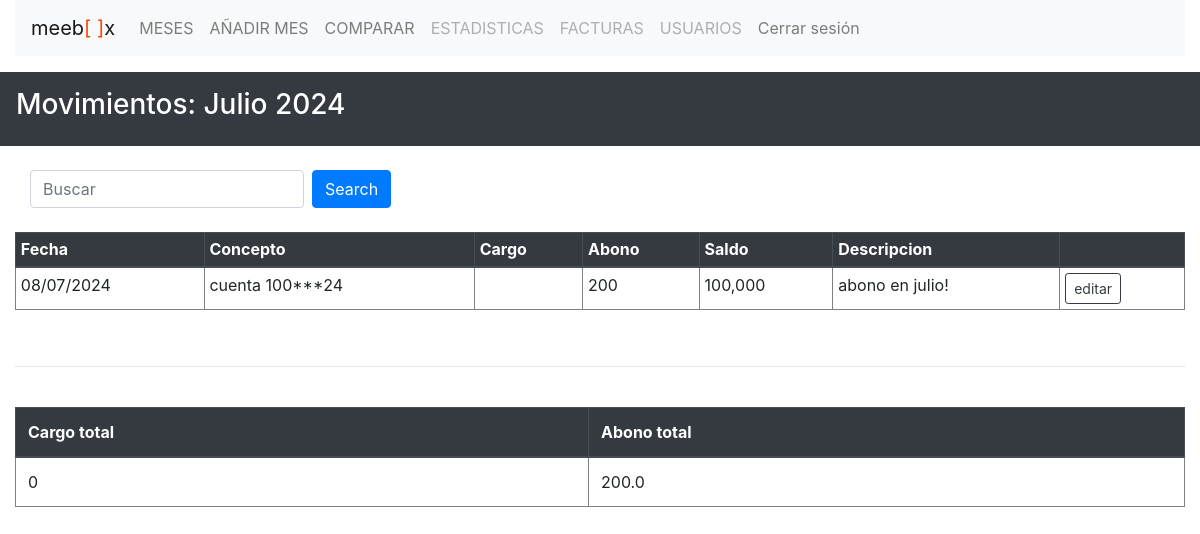
Page /other/2/ (signed in) on the committed database.
### base/models.py (models this page shows, shortened)
class Month(models.Model):
    creator = models.ForeignKey(User, on_delete=models.SET("deleted user"), null=True)
    name = models.CharField(max_length=30)
    created = models.DateTimeField(auto_now_add=True)
    description = models.TextField(null=True,blank=True)
    class Meta:
        ordering = ['-created']

class Entry(models.Model):
    creator = models.ForeignKey(User, on_delete=models.SET("deleted user"), null= True)
    month = models.ForeignKey(Month, on_delete=models.CASCADE, null= True)
    date = models.CharField(max_length=10)
    concepto = models.TextField(null=True, blank=True)
    cargo = models.CharField(max_length=100,null= True,blank= True)
    abono = models.CharField(max_length=100,null= True,blank= True)
    saldo = models.CharField(max_length=100,null= True,blank= True)
    description = models.TextField(null=True, blank=True)
    updated = models.DateTimeField(auto_now=True)
    created = models.DateTimeField(auto_now_add=True)

### base/views.py (the view)
# urls.py: path('other/<str:month_id>/',views.other, name='other'),
@login_required
def other(request, month_id):
    month = Month.objects.get(pk=month_id)
    query = request.GET.get('q') if request.GET.get('q') != None else ''
    if query:
        entries = Entry.objects.filter(Q(concepto__icontains=query) | Q(description__icontains=query))
    else:
        entries = Entry.objects.all()
    entries = entries.filter(month=month)
    cargo_total = 0
    abono_total = 0
    for entry in entries:
        if entry.cargo:
            cargo_total += (float(entry.cargo.replace(",", "")))
        if entry.abono:
            abono_total += (float(entry.abono.replace(",", "")))
    request.session['month_id'] = month.id
    return render(request, 'other.html', {'month': month, 'entries': entries, 'month_id': month_id,'abono_total':round(abono_total,2),'cargo_total':round(cargo_total,2)})

### templates/other.html (shortened to what this page needs)
{% extends 'main_template.html' %}
{% block content %}
<div class="container-fluid p-3 my-3 bg-dark text-white"><h3>Movimientos: {{ month.name }}</h3></div>
<div class="container-fluid">
    <div class="container-fluid mt-4">
        <form method="get" action="{% url 'other' month_id  %}" class="form-inline">
            <input type="text" name="q" value="{{ query|default_if_none:'' }}" placeholder="Buscar" class ="form-control mr-sm-2">
            <button type="submit" class="btn btn-primary">Search</button>
        </form>
    </div>
    <br>
        <table border="1" class="table table-hover table-sm">
            <thead class="thead-dark">
                <th>Fecha</th>
                <th>Concepto</th>
                <th>Cargo</th>
                <th>Abono</th>
                <th>Saldo</th>
                <th>Descripcion</th>
                <th></th>
            </thead>
            {% for entry in entries %}
            <tr>
                <td>{{ entry.date }}</td>
                <td>{{ entry.concepto }}</td>
                <td>{% if entry.cargo %}{{ entry.cargo }}{% else %}  {% endif %}</td>
                <td>{% if entry.abono %}{{ entry.abono }}{% endif %}</td>
                <td>{{ entry.saldo }}</td>
                <td>{% if entry.description %}{{ entry.description }}{% endif %}</td>
                <td><a href="/edit_movimiento/{{ entry.id }}"><button class="btn btn-outline-dark btn-sm">editar</button></a></td>
            {% empty %}
            <li>No hay movimientos.</li>
            {% endfor %}
            </tr>
        </table>
        <br><hr><br>
        <table border="1" class="table table-hover">
            <thead class="thead-dark">
                <th>Cargo total</th>
                <th>Abono total</th>
            </thead>
            <tr>
                <td>{{ cargo_total }}</td>
                <td>{{ abono_total }}</td>
            </tr>
        </table>
    </div>
{% endblock %}

### rows in the picture
Month: name "Julio 2024"
Entry: date "08/07/2024", concepto "cuenta 100***24", abono "200", saldo "100,000", description "abono en julio!"

### other values in the picture
{{ cargo_total }} "0"
{{ abono_total }} "200.0"
